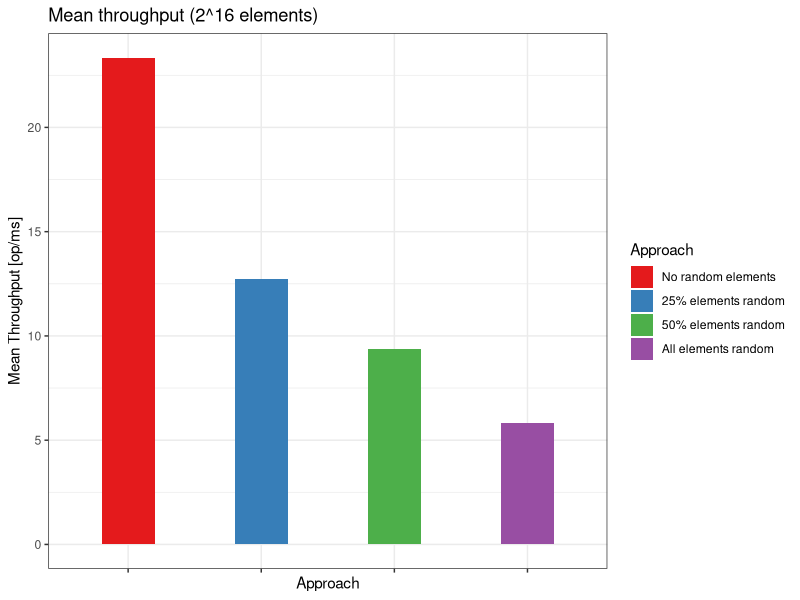

The R source for this figure:
#
# run with r CMD BATCH graph-branch-prediction.r
#
# Disclaimer: This works on my Mac. I'm not an R expert, so no guarantees...
#

# if not available, install in an R shell via: install.packages("ggplot2")
library("ggplot2")

df <- data.frame(
				 Approach = factor(c("No random elements", "25% elements random", "50% elements random", "All elements random")), 
                 Throughput = c(23.35, 12.73, 9.35, 5.83)
                 )



# basic setup
gg <- ggplot(data=df, aes(x=reorder(Approach, -Throughput),y=Throughput,fill=Approach)) + geom_bar(stat="identity", width=0.4, position=position_dodge())
# set appearence/labels
gg <- gg + xlab("Approach") + ylab("Mean Throughput [op/ms]")+labs(color = "Approach")+theme_bw()+ggtitle("Mean throughput (2^16 elements)")+theme(axis.text.x = element_blank())+scale_fill_brewer(palette="Set1", limits=c("No random elements", "25% elements random", "50% elements random", "All elements random"))

ggsave(file="branch-prediction.png", plot=gg, width=6, height=4.5, dpi=200)
